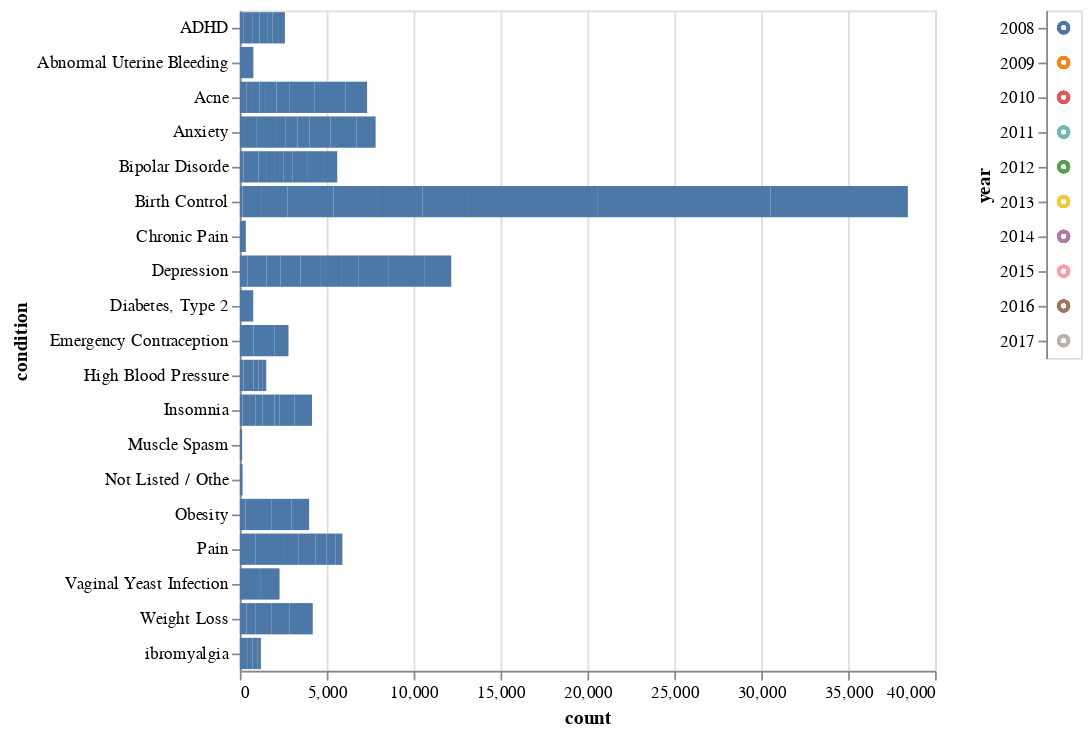

Write notebook code for a chart like this one.
### Code cell
#Check the change of top conditions during 2007 to 2017
click = alt.selection_multi(encodings=['color'])

scatter = alt.Chart(top_condition_year).mark_bar().encode(
    x='count',
    y='condition'
).transform_filter(
    click
)

hist = alt.Chart(top_condition_year).mark_point().encode(
    y='year:N',
    color=alt.condition(click, 'year:N', alt.value('lightgray'), legend=None)
).add_selection(
    click
)

scatter | hist

### Figure 1 — Vega-Lite specification as saved in the notebook (floating-point values rounded to 4 significant figures)
{"config": {"view": {"continuousWidth": 400, "continuousHeight": 300}}, "hconcat": [{"mark": "bar", "encoding": {"x": {"type": "quantitative", "field": "count"}, "y": {"type": "nominal", "field": "condition"}}, "transform": [{"filter": {"selection": "selector013"}}]}, {"mark": "point", "encoding": {"color": {"condition": {"type": "nominal", "field": "year", "legend": null, "selection": "selector013"}, "value": "lightgray"}, "y": {"type": "nominal", "field": "year"}}, "selection": {"selector013": {"type": "multi", "encodings": ["color"]}}}], "data": {"name": "data-818843242874cca229875ed4563d7c38"}, "$schema": "https://vega.github.io/schema/vega-lite/v4.8.1.json", "datasets": {"data-818843242874cca229875ed4563d7c38": [{"condition": "Pain", "count": 906, "year": 2008}, {"condition": "Depression", "count": 435, "year": 2008}, {"condition": "Anxiety", "count": 292, "year": 2008}, {"condition": "ADHD", "count": 224, "year": 2008}, {"condition": "High Blood Pressure", "count": 214, "year": 2008}, {"condition": "Bipolar Disorde", "count": 207, "year": 2008}, {"condition": "Not Listed / Othe", "count": 159, "year": 2008}, {"condition": "Birth Control", "count": 153, "year": 2008}, {"condition": "Insomnia", "count": 149, "year": 2008}, {"condition": "Muscle Spasm", "count": 133, "year": 2008}, {"condition": "Pain", "count": 1632, "year": 2009}, {"condition": "Birth Control", "count": 1117, "year": 2009}, {"condition": "Depression", "count": 1105, "year": 2009}, {"condition": "Anxiety", "count": 646, "year": 2009}, {"condition": "High Blood Pressure", "count": 569, "year": 2009}, {"condition": "ADHD", "count": 521, "year": 2009}, {"condition": "Bipolar Disorde", "count": 491, "year": 2009}, {"condition": "ibromyalgia", "count": 460, "year": 2009}, {"condition": "Insomnia", "count": 431, "year": 2009}, {"condition": "Acne", "count": 370, "year": 2009}, {"condition": "Birth Control", "count": 1468, "year": 2010}, {"condition": "Pain", "count": 823, "year": 2010}, {"condition": "Depression", "count": 801, "year": 2010}, {"condition": "Anxiety", "count": 452, "year": 2010}, {"condition": "ADHD", "count": 385, "year": 2010}, {"condition": "Bipolar Disorde", "count": 376, "year": 2010}, {"condition": "Acne", "count": 332, "year": 2010}, {"condition": "Insomnia", "count": 326, "year": 2010}, {"condition": "High Blood Pressure", "count": 291, "year": 2010}, {"condition": "ibromyalgia", "count": 274, "year": 2010}, {"condition": "Birth Control", "count": 2647, "year": 2011}, {"condition": "Depression", "count": 1144, "year": 2011}, {"condition": "Pain", "count": 1001, "year": 2011}, {"condition": "Anxiety", "count": 688, "year": 2011}, {"condition": "Bipolar Disorde", "count": 485, "year": 2011}, {"condition": "ADHD", "count": 442, "year": 2011}, {"condition": "Acne", "count": 422, "year": 2011}, {"condition": "Insomnia", "count": 402, "year": 2011}, {"condition": "ibromyalgia", "count": 266, "year": 2011}, {"condition": "High Blood Pressure", "count": 246, "year": 2011}, {"condition": "Birth Control", "count": 2510, "year": 2012}, {"condition": "Depression", "count": 1132, "year": 2012}, {"condition": "Pain", "count": 626, "year": 2012}, {"condition": "Anxiety", "count": 564, "year": 2012}, {"condition": "Bipolar Disorde", "count": 409, "year": 2012}, {"condition": "Acne", "count": 329, "year": 2012}, {"condition": "Insomnia", "count": 311, "year": 2012}, {"condition": "ADHD", "count": 308, "year": 2012}, {"condition": "ibromyalgia", "count": 211, "year": 2012}, {"condition": "High Blood Pressure", "count": 199, "year": 2012}, {"condition": "Birth Control", "count": 2608, "year": 2013}, {"condition": "Depression", "count": 1207, "year": 2013}, {"condition": "Anxiety", "count": 673, "year": 2013}, {"condition": "Acne", "count": 658, "year": 2013}, {"condition": "Bipolar Disorde", "count": 558, "year": 2013}, {"condition": "Pain", "count": 511, "year": 2013}, {"condition": "Weight Loss", "count": 380, "year": 2013}, {"condition": "ADHD", "count": 370, "year": 2013}, {"condition": "Insomnia", "count": 370, "year": 2013}, {"condition": "Chronic Pain", "count": 345, "year": 2013}, {"condition": "Birth Control", "count": 2627, "year": 2014}, {"condition": "Depression", "count": 1019, "year": 2014}, {"condition": "Acne", "count": 729, "year": 2014}, {"condition": "Anxiety", "count": 700, "year": 2014}, {"condition": "Weight Loss", "count": 505, "year": 2014}, {"condition": "Bipolar Disorde", "count": 489, "year": 2014}, {"condition": "Pain", "count": 402, "year": 2014}, {"condition": "ADHD", "count": 343, "year": 2014}, {"condition": "Obesity", "count": 321, "year": 2014}, {"condition": "Insomnia", "count": 303, "year": 2014}, {"condition": "Birth Control", "count": 7471, "year": 2015}, {"condition": "Depression", "count": 1730, "year": 2015}, {"condition": "Obesity", "count": 1486, "year": 2015}, {"condition": "Acne", "count": 1443, "year": 2015}, {"condition": "Anxiety", "count": 1195, "year": 2015}, {"condition": "Weight Loss", "count": 922, "year": 2015}, {"condition": "Insomnia", "count": 858, "year": 2015}, {"condition": "Bipolar Disorde", "count": 854, "year": 2015}, {"condition": "Emergency Contraception", "count": 784, "year": 2015}, {"condition": "Abnormal Uterine Bleeding", "count": 778, "year": 2015}, {"condition": "Birth Control", "count": 9923, "year": 2016}, {"condition": "Depression", "count": 2070, "year": 2016}, {"condition": "Acne", "count": 1784, "year": 2016}, {"condition": "Anxiety", "count": 1510, "year": 2016}, {"condition": "Vaginal Yeast Infection", "count": 1212, "year": 2016}, {"condition": "Emergency Contraception", "count": 1201, "year": 2016}, {"condition": "Obesity", "count": 1160, "year": 2016}, {"condition": "Weight Loss", "count": 1060, "year": 2016}, {"condition": "Insomnia", "count": 1003, "year": 2016}, {"condition": "Bipolar Disorde", "count": 970, "year": 2016}, {"condition": "Birth Control", "count": 7912, "year": 2017}, {"condition": "Depression", "count": 1521, "year": 2017}, {"condition": "Weight Loss", "count": 1330, "year": 2017}, {"condition": "Acne", "count": 1256, "year": 2017}, {"condition": "Anxiety", "count": 1092, "year": 2017}, {"condition": "Vaginal Yeast Infection", "count": 1073, "year": 2017}, {"condition": "Obesity", "count": 1020, "year": 2017}, {"condition": "Emergency Contraception", "count": 814, "year": 2017}, {"condition": "Diabetes, Type 2", "count": 771, "year": 2017}, {"condition": "Bipolar Disorde", "count": 765, "year": 2017}]}}
